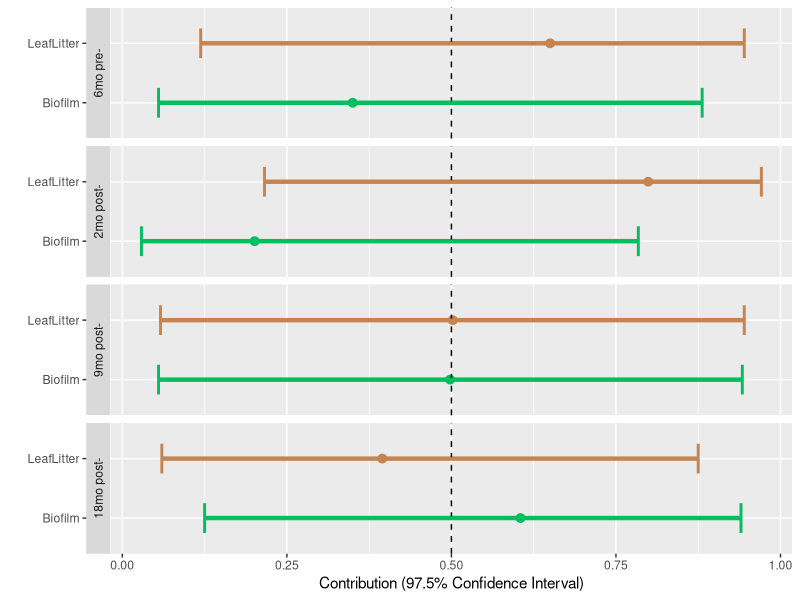
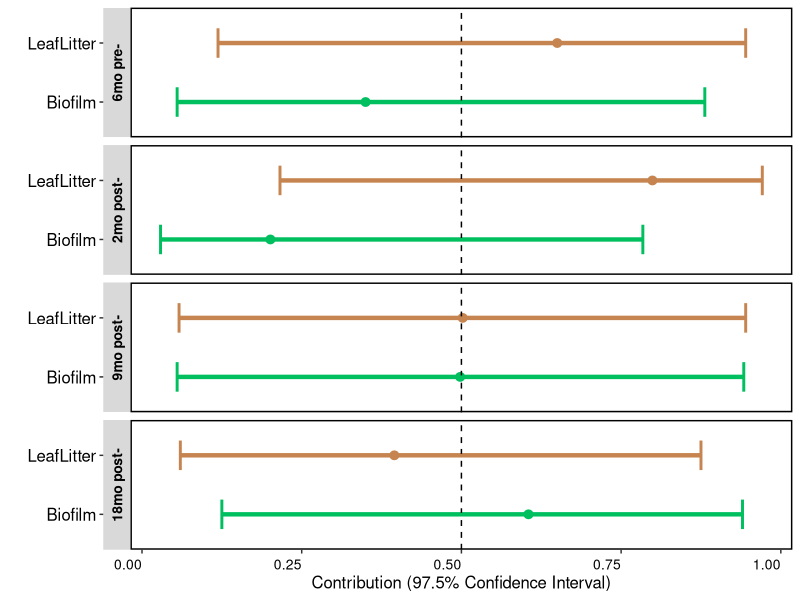
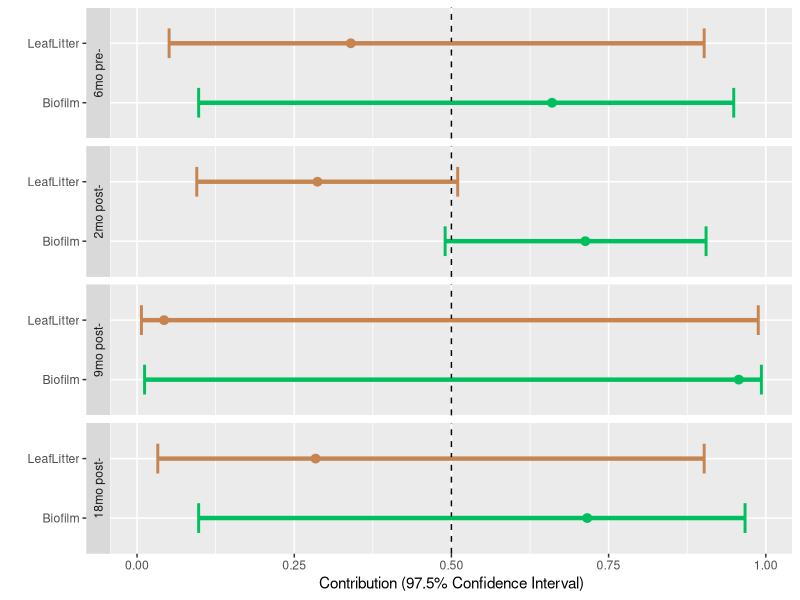
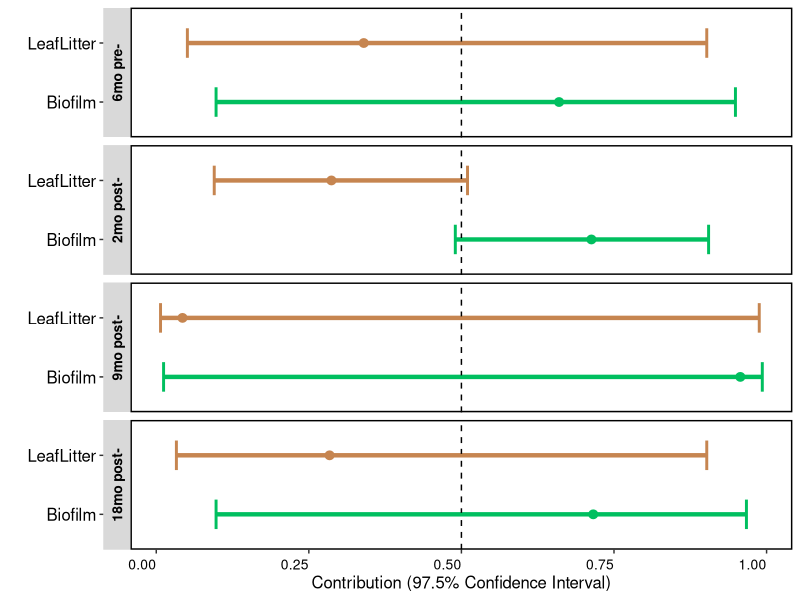
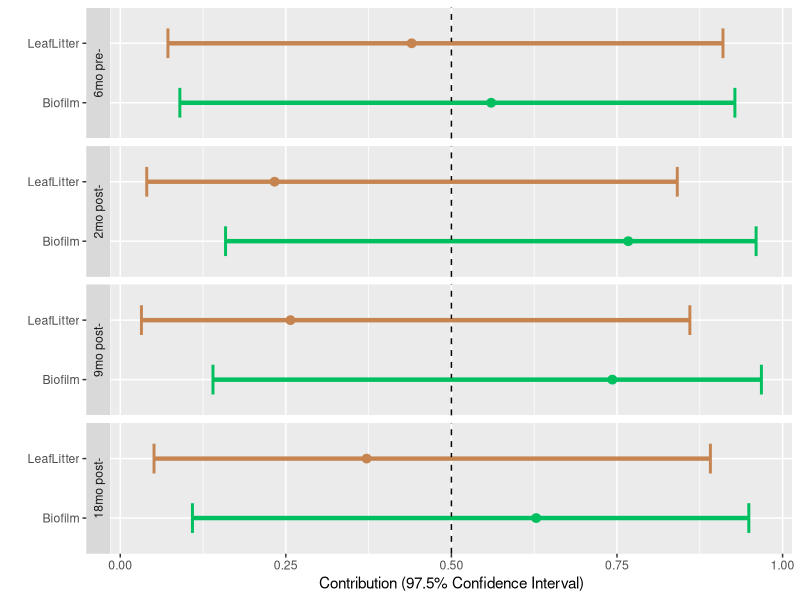
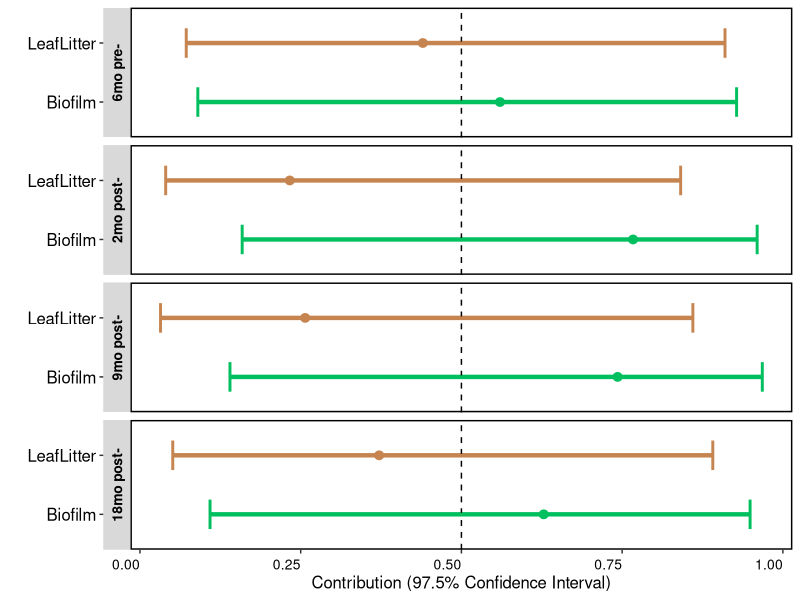
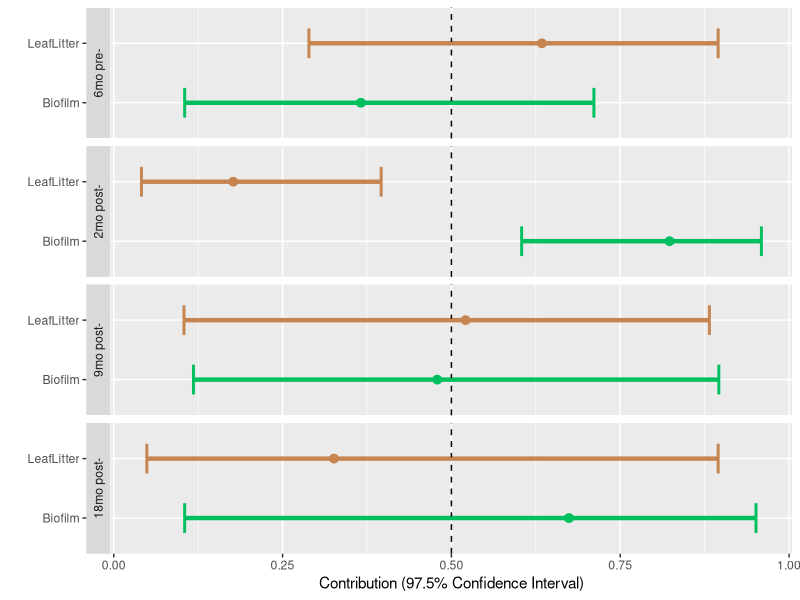
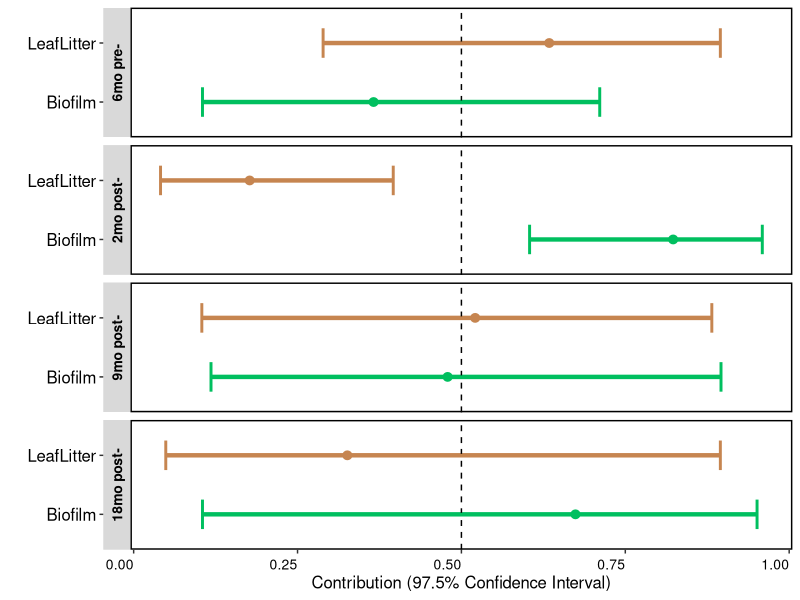

Generate these figures, in order, with R:

# https://rpubs.com/nguyet/521181


library("readxl")
library(ggplot2)

setwd("D:/LTER/Manuscript 2019 Stable Isotopes/Isotopes-Analysis")


# QPA Glossomatidae -------------------------------------------------------

GlossosomatidaeQPA = read_excel("Graph _Source contribution.xlsx",1)
GlossosomatidaeQPA

GlossosomatidaeQPA$Data <- factor(GlossosomatidaeQPA$Data, levels=c("6mo pre-", "2mo post-", "9mo post-", "18mo post-"))

A = ggplot(data=GlossosomatidaeQPA, aes(x=Source, y=Value1A, ymin=LowerCI, ymax=UpperCI, color=Data))
A = A + geom_pointrange(aes(col=Source), lwd=1.5) # lwd= line thick 
A = A + geom_hline(aes(fill=Source), yintercept =0.5, linetype=2)
A = A + xlab("") + ylab("Contribution (97.5% Confidence Interval)")
A = A + geom_errorbar(aes(ymin=LowerCI, ymax=UpperCI, col=Source), width=0.5, cex=1)
A = A + facet_wrap(~Data, strip.position="left", nrow=20, scales = "free_y") 
A = A + coord_flip() + theme(legend.position="none")
A = A + scale_colour_manual(values = c('#00BF5F', '#C68550')) #first Biofilm, second Leaf
A
A1 = A +  theme(axis.text.x=element_text(angle=0, size=10, vjust=0.5,hjust=1, color="black"), #subaxis x
                axis.text.y=element_text(angle=0, size=10, vjust=0.5, color="black")) # #subaxis y
A2 = A1 +  theme(strip.text.y = element_text(face="bold", size=10, colour="black")) # Each title white
A3 = A2 +  theme(panel.background = element_blank(),
                 panel.border = element_rect(colour = "black", fill=NA, size=1))
A4 = A3 + theme(axis.text.y   = element_text(size=12))
A5 = A4 + theme(axis.title.x   = element_text(size=12))
A5


# QPA Baetidae ------------------------------------------------------------

BaetidaeQPA = read_excel("Graph _Source contribution.xlsx",3)
BaetidaeQPA

BaetidaeQPA$Data <- factor(BaetidaeQPA$Data, levels=c("6mo pre-", "2mo post-", "9mo post-", "18mo post-"))

C = ggplot(data=BaetidaeQPA, aes(x=Source, y=Value2A, ymin=LowerCI, ymax=UpperCI, color=Data))
C = C + geom_pointrange(aes(col=Source), lwd=1.5) # lwd= line thick 
C = C + geom_hline(aes(fill=Source), yintercept =0.5, linetype=2)
C = C + xlab("") + ylab("Contribution (97.5% Confidence Interval)")
C = C + geom_errorbar(aes(ymin=LowerCI, ymax=UpperCI, col=Source), width=0.5, cex=1)
C = C + facet_wrap(~Data, strip.position="left", nrow=20, scales = "free_y") 
C = C + coord_flip() + theme(legend.position="none")
C = C + scale_colour_manual(values = c('#00BF5F', '#C68550')) #first Biofilm, second Leaf
C
C1 = C +  theme(axis.text.x=element_text(angle=0, size=10, vjust=0.5,hjust=1, color="black"), #subaxis x
                axis.text.y=element_text(angle=0, size=10, vjust=0.5, color="black")) # #subaxis y
C2 = C1 +  theme(strip.text.y = element_text(face="bold", size=10, colour="black")) # Each title white
C3 = C2 +  theme(panel.background = element_blank(),
                 panel.border = element_rect(colour = "black", fill=NA, size=1))
C4 = C3 + theme(axis.text.y   = element_text(size=12))
C5 = C4 + theme(axis.title.x   = element_text(size=12))
C5



# QPA Chironomidae --------------------------------------------------------


ChironomidaeQPA = read_excel("Graph _Source contribution.xlsx",5)
ChironomidaeQPA

ChironomidaeQPA$Data <- factor(ChironomidaeQPA$Data, levels=c("6mo pre-", "2mo post-", "9mo post-", "18mo post-"))

E = ggplot(data=ChironomidaeQPA, aes(x=Source, y=Value3A, ymin=LowerCI, ymax=UpperCI, color=Data))
E = E + geom_pointrange(aes(col=Source), lwd=1.5) # lwd= line thick 
E = E + geom_hline(aes(fill=Source), yintercept =0.5, linetype=2)
E = E + xlab("") + ylab("Contribution (97.5% Confidence Interval)")
E = E + geom_errorbar(aes(ymin=LowerCI, ymax=UpperCI, col=Source), width=0.5, cex=1)
E = E + facet_wrap(~Data, strip.position="left", nrow=20, scales = "free_y") 
E = E + coord_flip() + theme(legend.position="none")
E = E + scale_colour_manual(values = c('#00BF5F', '#C68550')) #first Biofilm, second Leaf
E
E1 = E +  theme(axis.text.x=element_text(angle=0, size=10, vjust=0.5,hjust=1, color="black"), #subaxis x
              axis.text.y=element_text(angle=0, size=10, vjust=0.5, color="black")) # #subaxis y
E2 = E1 +  theme(strip.text.y = element_text(face="bold", size=10, colour="black")) # Each title white
E3 = E2 +  theme(panel.background = element_blank(),
                 panel.border = element_rect(colour = "black", fill=NA, size=1))
E4 = E3 + theme(axis.text.y   = element_text(size=12))
E5 = E4 + theme(axis.title.x   = element_text(size=12))
E5


# QPA Neohagunulus --------------------------------------------------------

NeohagenulusQPA = read_excel("Graph _Source contribution.xlsx",7)
NeohagenulusQPA

NeohagenulusQPA$Data <- factor(NeohagenulusQPA$Data, levels=c("6mo pre-", "2mo post-", "9mo post-", "18mo post-"))

G = ggplot(data=NeohagenulusQPA, aes(x=Source, y=Value4A, ymin=LowerCI, ymax=UpperCI, color=Data))
G = G + geom_pointrange(aes(col=Source), lwd=1.5) # lwd= line thick 
G = G + geom_hline(aes(fill=Source), yintercept =0.5, linetype=2)
G = G + xlab("") + ylab("Contribution (97.5% Confidence Interval)")
G = G + geom_errorbar(aes(ymin=LowerCI, ymax=UpperCI, col=Source), width=0.5, cex=1)
G = G + facet_wrap(~Data, strip.position="left", nrow=20, scales = "free_y") 
G = G + coord_flip() + theme(legend.position="none")
G = G + scale_colour_manual(values = c('#00BF5F', '#C68550')) #first Biofilm, second Leaf
G
G1 = G +  theme(axis.text.x=element_text(angle=0, size=10, vjust=0.5,hjust=1, color="black"), #subaxis x
                axis.text.y=element_text(angle=0, size=10, vjust=0.5, color="black")) # #subaxis y
G2 = G1 +  theme(strip.text.y = element_text(face="bold", size=10, colour="black")) # Each title white
G3 = G2 +  theme(panel.background = element_blank(),
                panel.border = element_rect(colour = "black", fill=NA, size=1))
G4 = G3 + theme(axis.text.y   = element_text(size=12))
G5 = G4 + theme(axis.title.x   = element_text(size=12))
G5


# Phylloicus --------------------------------------------------------------

PhylloicusQPA = read_excel("Graph _Source contribution.xlsx",9)
PhylloicusQPA

PhylloicusQPA$Data <- factor(PhylloicusQPA$Data, levels=c("6mo pre-", "2mo post-", "9mo post-", "18mo post-"))

I = ggplot(data=PhylloicusQPA, aes(x=Source, y=Value5A, ymin=LowerCI, ymax=UpperCI, color=Data))
I = I + geom_pointrange(aes(col=Source), lwd=1.5) # lwd= line thick 
I = I + geom_hline(aes(fill=Source), yintercept =0.5, linetype=2)
I = I + xlab("") + ylab("Contribution (97.5% Confidence Interval)")
I = I + geom_errorbar(aes(ymin=LowerCI, ymax=UpperCI, col=Source), width=0.5, cex=1)
I = I + facet_wrap(~Data, strip.position="left", nrow=20, scales = "free_y") 
I = I + coord_flip() + theme(legend.position="none")
I = I + scale_colour_manual(values = c('#00BF5F', '#C68550')) #first Biofilm, second Leaf
I
I1 = I +  theme(axis.text.x=element_text(angle=0, size=10, vjust=0.5,hjust=1, color="black"), #subaxis x
                    axis.text.y=element_text(angle=0, size=10, vjust=0.5, color="black")) # #subaxis y
I2 = I1 +  theme(strip.text.y = element_text(face="bold", size=10, colour="black")) # Each title white
I3 = I2 +  theme(panel.background = element_blank(),
                    panel.border = element_rect(colour = "black", fill=NA, size=1))
I4 = I3 + theme(axis.text.y   = element_text(size=12))
I5 = I4 + theme(axis.title.x   = element_text(size=12))
I5


# QPA Libellulidae --------------------------------------------------------

LibellulidaeQPA = read_excel("Graph _Source contribution.xlsx",11)
LibellulidaeQPA

LibellulidaeQPA$Data <- factor(LibellulidaeQPA$Data, levels=c("6mo pre-", "2mo post-", "9mo post-", "18mo post-"))

K = ggplot(data=LibellulidaeQPA, aes(x=Source, y=Value6A, ymin=LowerCI, ymax=UpperCI, color=Data))
K = K + geom_pointrange(aes(col=Source), lwd=1.5) # lwd= line thick 
K = K + geom_hline(aes(fill=Source), yintercept =0.5, linetype=2)
K = K + xlab("") + ylab("Contribution (97.5% Confidence Interval)")
K = K + geom_errorbar(aes(ymin=LowerCI, ymax=UpperCI, col=Source), width=0.5, cex=1)
K = K + facet_wrap(~Data, strip.position="left", nrow=20, scales = "free_y") 
K = K + coord_flip() + theme(legend.position="none")
K = K + scale_colour_manual(values = c('#00BF5F', '#C68550')) #first Biofilm, second Leaf
K
K1 = K +  theme(axis.text.x=element_text(angle=0, size=10, vjust=0.5,hjust=1, color="black"), #subaxis x
                axis.text.y=element_text(angle=0, size=10, vjust=0.5, color="black")) # #subaxis y
K2 = K1 +  theme(strip.text.y = element_text(face="bold", size=10, colour="black")) # Each title white
K3 = K2 +  theme(panel.background = element_blank(),
                 panel.border = element_rect(colour = "black", fill=NA, size=1))
K4 = K3 + theme(axis.text.y   = element_text(size=12))
K5 = K4 + theme(axis.title.x   = element_text(size=12))
K5


# QPA Xiphocaris elongata -------------------------------------------------


XiphocarisQPA = read_excel("Graph _Source contribution.xlsx",13)
XiphocarisQPA

XiphocarisQPA$Data <- factor(XiphocarisQPA$Data, levels=c("6mo pre-", "2mo post-", "9mo post-", "18mo post-"))

M = ggplot(data=XiphocarisQPA, aes(x=Source, y=Value7A, ymin=LowerCI, ymax=UpperCI, color=Data))
M = M + geom_pointrange(aes(col=Source), lwd=1.5) # lwd= line thick 
M = M + geom_hline(aes(fill=Source), yintercept =0.5, linetype=2)
M = M + xlab("") + ylab("Contribution (97.5% Confidence Interval)")
M = M + geom_errorbar(aes(ymin=LowerCI, ymax=UpperCI, col=Source), width=0.5, cex=1)
M = M + facet_wrap(~Data, strip.position="left", nrow=20, scales = "free_y") 
M = M + coord_flip() + theme(legend.position="none")
M = M + scale_colour_manual(values = c('#00BF5F', '#C68550')) #first Biofilm, second Leaf
M
M1 = M +  theme(axis.text.x=element_text(angle=0, size=10, vjust=0.5,hjust=1, color="black"), #subaxis x
                axis.text.y=element_text(angle=0, size=10, vjust=0.5, color="black")) # #subaxis y
M2 = M1 +  theme(strip.text.y = element_text(face="bold", size=10, colour="black")) # Each title white
M3 = M2 +  theme(panel.background = element_blank(),
                 panel.border = element_rect(colour = "black", fill=NA, size=1))
M4 = M3 + theme(axis.text.y   = element_text(size=12))
M5 = M4 + theme(axis.title.x   = element_text(size=12))
M5


# QPA Atya  ---------------------------------------------------------------

XiphocarisQPA = read_excel("Graph _Source contribution.xlsx",13)
XiphocarisQPA

XiphocarisQPA$Data <- factor(XiphocarisQPA$Data, levels=c("6mo pre-", "2mo post-", "9mo post-", "18mo post-"))

M = ggplot(data=XiphocarisQPA, aes(x=Source, y=Value7A, ymin=LowerCI, ymax=UpperCI, color=Data))
M = M + geom_pointrange(aes(col=Source), lwd=1.5) # lwd= line thick 
M = M + geom_hline(aes(fill=Source), yintercept =0.5, linetype=2)
M = M + xlab("") + ylab("Contribution (97.5% Confidence Interval)")
M = M + geom_errorbar(aes(ymin=LowerCI, ymax=UpperCI, col=Source), width=0.5, cex=1)
M = M + facet_wrap(~Data, strip.position="left", nrow=20, scales = "free_y") 
M = M + coord_flip() + theme(legend.position="none")
M = M + scale_colour_manual(values = c('#00BF5F', '#C68550')) #first Biofilm, second Leaf
M
M1 = M +  theme(axis.text.x=element_text(angle=0, size=10, vjust=0.5,hjust=1, color="black"), #subaxis x
                axis.text.y=element_text(angle=0, size=10, vjust=0.5, color="black")) # #subaxis y
M2 = M1 +  theme(strip.text.y = element_text(face="bold", size=10, colour="black")) # Each title white
M3 = M2 +  theme(panel.background = element_blank(),
                 panel.border = element_rect(colour = "black", fill=NA, size=1))
M4 = M3 + theme(axis.text.y   = element_text(size=12))
M5 = M4 + theme(axis.title.x   = element_text(size=12))
M5






